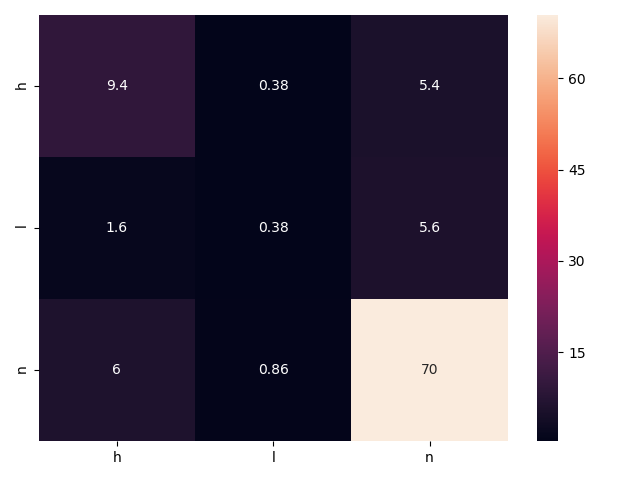

The Python source for this figure:
from sklearn.metrics import confusion_matrix
from sklearn.model_selection import train_test_split
from sklearn.preprocessing import LabelEncoder
from sklearn.metrics import accuracy_score
from sklearn.metrics import precision_score
from sklearn.metrics import recall_score
from sklearn.metrics import f1_score
from sklearn.naive_bayes import GaussianNB
import joblib
import matplotlib.pyplot as plt
import seaborn as sns
import pandas as pd


# Data Preprocessing
le_s = LabelEncoder()
le_i = LabelEncoder()
le_c = LabelEncoder()
le_acd = LabelEncoder()

print('Data Preprocessing....')
df = pd.read_csv('Dataset/Standard_CSV.csv')
df['satellite'] = le_s.fit_transform(df['satellite'])
df['instrument'] = le_i.fit_transform(df['instrument'])
df['confidence'] = le_c.fit_transform(df['confidence'])
df[['acq_date']] = df[['acq_date']].astype(str)
df['acq_date'] = le_acd.fit_transform(df['acq_date'])
df = df.iloc[:,1:]

y = df.confidence.values
x = df.drop('confidence', axis = 1).reset_index(drop = True)

# Train Test Split
print('Spliting the data into train and validation sets...')
x_train,x_val, y_train, y_val = train_test_split(x,y, test_size=0.3)

# Train the KNN Algorithm
gnb = GaussianNB().fit(x_train, y_train)
predictions = gnb.predict(x_val)
print(len(x_val))
# Calculate Accuracy and other metrics
print("Classification Metrics:")
accuracyv = accuracy_score(predictions, y_val)
print('Accuracy: %f' % accuracyv)
precision = precision_score(predictions, y_val, average = 'macro')
print('Precision: %f' % precision)
recall = recall_score(predictions, y_val, average = 'macro')
print('Recall: %f' % recall)
f1 = f1_score(predictions, y_val, average = 'macro')
print('F1 score: %f' % f1)

labels = ['h','l','n']
cm = confusion_matrix(y_val, predictions)
sum = cm.sum()
cm = cm * 100 / (sum)
df_cm = pd.DataFrame(cm, index = labels,columns = labels)
fig = plt.figure()
sns.heatmap(df_cm, annot=True)
fig.tight_layout()
plt.savefig('nb.png')
